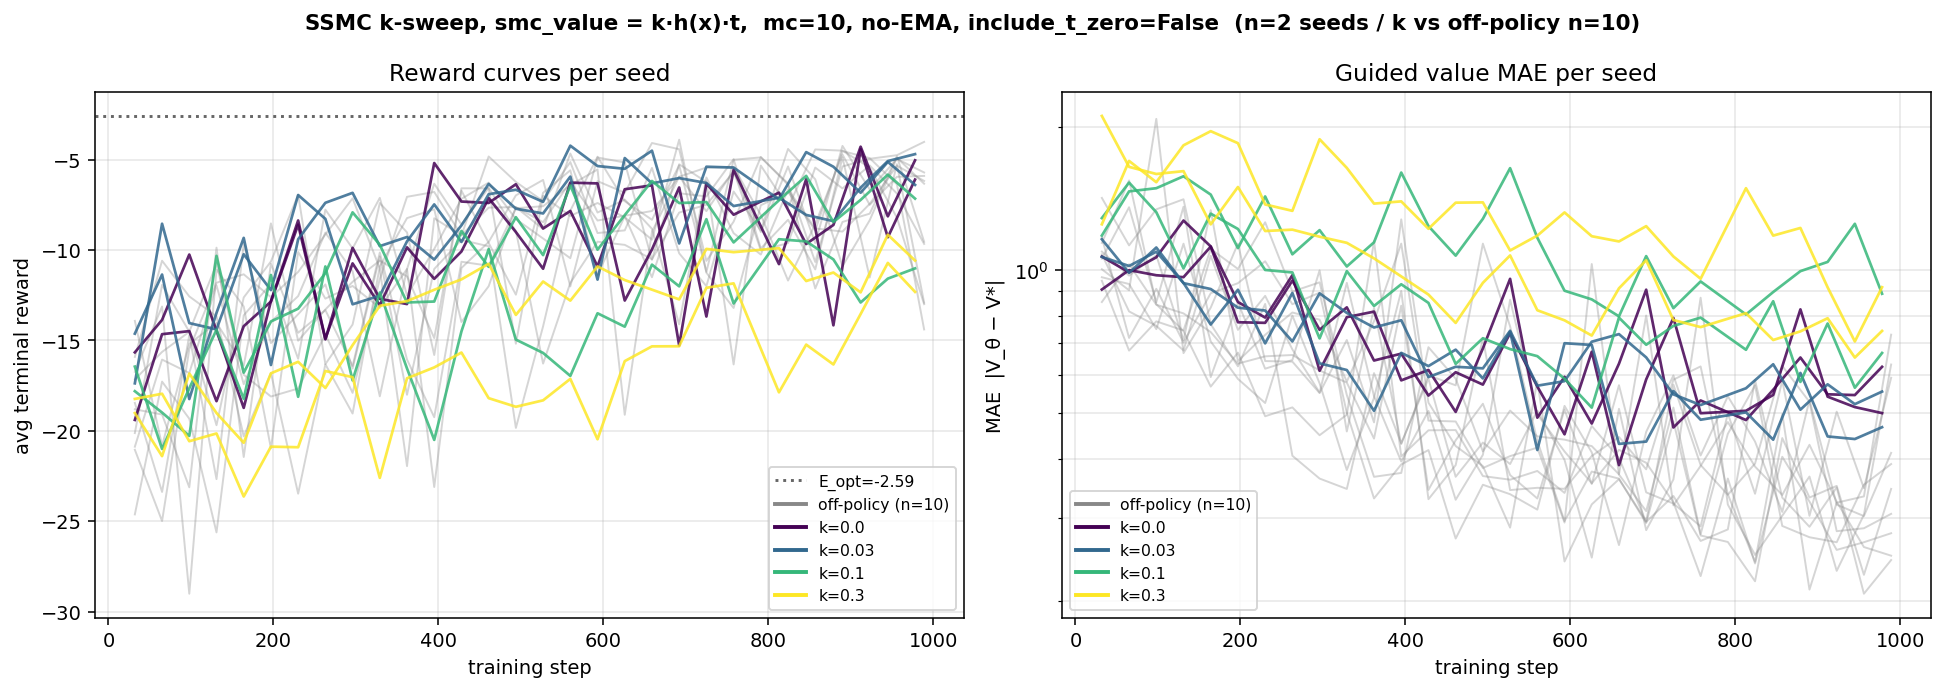

Source code (Python):
#!/usr/bin/env python3
"""Geometric k-sweep for SSMC with smc_value = k * h(x) * t.

Pre-generates a shuffled buffer of 2000 trajectories per (k, seed) via
single_seed_mc(mc=10), then trains a value network for 1000 steps with the
live (no-EMA) drift and include_t_zero=False.  Compared against the existing
10-seed off-policy distribution.

k geometric grid (plus k=0 baseline): [0, 0.03, 0.1, 0.3].
"""

import gc
import json
import os
import shutil
import time
from functools import partial
from math import sqrt

import matplotlib
matplotlib.use("Agg")
import matplotlib.pyplot as plt
import numpy as np
import pandas as pd
import torch
import torch.nn as nn
from einops import reduce
from sklearn.datasets import make_moons
from sklearn.mixture import GaussianMixture
from sklearn.preprocessing import StandardScaler
from torch.utils.data import DataLoader, TensorDataset

import lightning as L
from lightning.pytorch.callbacks import Callback
from lightning.pytorch.loggers import CSVLogger

from diffusion_rl.models.on_policy import OnPolicyValue, single_seed_mc
from diffusion_rl.modules.resnet_mlp import ValueNetwork


# ── Setup (matches earlier sweeps) ─────────────────────────────────────────
X, _ = make_moons(n_samples=10_000, noise=0.05, random_state=42)
scaler = StandardScaler(); X = scaler.fit_transform(X)
clf = GaussianMixture(n_components=100, covariance_type="spherical"); clf.fit(X)
_means = torch.from_numpy(clf.means_).double()
_sigma2 = torch.from_numpy(clf.covariances_).double()
_weights = torch.from_numpy(clf.weights_).double()
_sigmas = torch.sqrt(_sigma2)[:, None]; _weights_col = _weights[:, None]

D = 2; a = 1.0; c = torch.tensor([1.0, 0.0])


class AV(nn.Module):
    def __init__(self, means, sigma2, weights, a=1.0, c_=None, D_=2):
        super().__init__()
        if c_ is None: c_ = torch.tensor([1.0, 0.0])
        self.register_buffer("means", means.float())
        self.register_buffer("sigma2", sigma2.float())
        self.register_buffer("weights", weights.float())
        self.a = a; self.D = D_; self.register_buffer("c", c_.float())

    def _log_Z(self, m, v):
        cc = self.c.double(); d = 1 + 20 * v
        return (
            -self.D / 2 * torch.log(d)
            + (-10 * (m**2).sum(-1) + 20 * (m * cc).sum(-1) + 200 * v * (cc**2).sum()) / d
            - 10 * (cc**2).sum()
        )

    def forward(self, x, t):
        x = x.double(); t = t.double().reshape(-1)
        if t.numel() == 1: t = t.expand(x.shape[0])
        t_ = t[:, None]
        m = self.means.double(); s2 = self.sigma2.double(); w = self.weights.double()
        dk = t_ * s2[None, :] + 2 * self.a * (1 - t_)
        mm = t_[:, :, None] * m[None, :, :]
        d2 = ((x[:, None, :] - mm) ** 2).sum(-1)
        ts = t_ + 1e-40
        lg = -self.D / 2 * torch.log(2 * torch.pi * ts * dk) - d2 / (2 * ts * dk)
        lw = torch.log(w)[None, :]
        lpw = lw + lg - torch.logsumexp(lw + lg, dim=1, keepdim=True)
        tV = 2 * self.a * (1 - t_) * s2[None, :] / dk
        tmu = (
            s2[None, :, None] * x[:, None, :]
            + 2 * self.a * (1 - t_)[:, :, None] * m[None, :, :]
        ) / dk[:, :, None]
        return torch.logsumexp(lpw + self._log_Z(tmu, tV), dim=1).float()


_avm = AV(_means, _sigma2, _weights, a=a, c_=c, D_=D)


def anal_fn(x, t):
    return _avm(x.cpu(), t.cpu()).to(x.device)


def gmm_drift(xt, ts, a_):
    ts = ts.reshape(-1, 1); xt_ = xt[..., None]
    means_ = _means.float().to(xt).T[None, ...]; ts_ = ts[..., None]
    sigmas_ = _sigmas.float().to(xt).T; weights_ = _weights_col.float().to(xt).T
    denom = 2 * a_ * (1 - ts) + ts * sigmas_**2
    le = -reduce((xt_ - means_ * ts_) ** 2, "n d m -> n m", "sum") / (2 * ts * denom)
    lsf = torch.log(2 * a_ * (1 - ts) / denom) * D / 2
    lrw = torch.log(weights_) + le + lsf
    lw = lrw - torch.logsumexp(lrw, dim=1, keepdim=True)
    lw = torch.where((ts == 0), torch.log(weights_), lw)
    nm = (2 * a_ * (1 - ts_) * means_ + xt_ * sigmas_[None, ...] ** 2) / denom[:, None, :]
    us = (nm - xt[:, :, None]) / (1 - ts[..., None])
    return reduce(torch.exp(lw)[:, None, :] * us, "n d m -> n d", "sum")


DEVICE = "mps" if torch.backends.mps.is_available() else "cpu"


def base_drift(x, t):
    return gmm_drift(x, t if t.ndim >= 1 else t.unsqueeze(0), a).to(dtype=torch.float)


def reward_fn(x):
    return -10 * (x - c.to(x)).square().sum(dim=1)


def zero_value(x, t):
    return torch.zeros(x.shape[0], dtype=x.dtype, device=x.device)


def make_smc_value(k):
    """smc_value(x, t) = k * h(x) * t."""
    def smc_value(x, t):
        return k * reward_fn(x) * t.reshape(-1)
    return smc_value


class OnPolicyValueLive(OnPolicyValue):
    def drift(self, x, t, beta=1, use_ema=False):
        return super().drift(x, t, beta=beta, use_ema=use_ema)


# ── Constants ──────────────────────────────────────────────────────────────
LOG_DIR = "lightning_logs/ssmc_k_t_sweep"
OFF_POLICY_RESULTS = "experiments/misc/2026-05-28_offpolicy_seeds/offpolicy_seeds_results.json"

TOTAL_STEPS = 1000
BS = 256
LR = 1e-3
N_STEPS = 100
MC_SAMPLES = 10
N_TRAJ = 2000
N_SEEDS = 2

K_VALUES = [0.0, 0.03, 0.1, 0.3]

with open("experiments/common/analytical_target.json") as f:
    E_OPT = json.load(f)["E_opt"]

all_rewards = reward_fn(torch.from_numpy(X).float())
max_r = all_rewards.max()
bias_val = (torch.log(torch.mean(torch.exp(all_rewards - max_r))) + max_r).item()
val_loader = DataLoader(TensorDataset(torch.zeros(1)), batch_size=1)


class TrajCB(Callback):
    def __init__(self, af, n=256, ns=N_STEPS):
        super().__init__(); self.af = af; self.n = n; self.ns = ns

    def on_validation_batch_end(self, trainer, pl, outputs, batch, bi):
        if bi > 0:
            return
        dim = pl.hparams.dim; dev = pl.device; n = self.n; dt = 1.0 / self.ns
        for beta, label in [(0, "base"), (1, "guided")]:
            x = torch.zeros(n, dim, device=dev)
            ax, at = [x], [torch.zeros(n, device=dev)]
            dfn = partial(pl.drift, beta=beta)
            for st in torch.linspace(0, 1, self.ns + 1, device=dev)[:-1]:
                tv = st.expand(n)
                dx = dfn(x, tv) * dt
                db = sqrt(2 * pl.a * dt) * torch.randn_like(x)
                x = x + dx + db
                ax.append(x); at.append(torch.full((n,), float(st) + dt, device=dev))
            ax = torch.cat(ax); at = torch.cat(at)
            with torch.no_grad():
                vp = pl.value_module(ax, at); va = self.af(ax, at)
            err = vp - va
            pl.log(f"traj_avg_mae_{label}", err.abs().mean(), prog_bar=False)


@torch.no_grad()
def generate_buffer(k, n_traj, chunk=400):
    smc_value_k = make_smc_value(k)
    xs, ts, ys = [], [], []
    for start in range(0, n_traj, chunk):
        b = min(chunk, n_traj - start)
        ax, at, ay = single_seed_mc(
            drift=base_drift,
            value=zero_value,
            log_tau=smc_value_k,
            h=reward_fn,
            a=a,
            batch_size=b,
            mc_samples=MC_SAMPLES,
            dim=D,
            n_steps=N_STEPS,
            device=DEVICE,
            include_t_zero=False,
        )
        xs.append(ax.cpu()); ts.append(at.cpu()); ys.append(ay.cpu())
    x_buf = torch.cat(xs, 0); t_buf = torch.cat(ts, 0); y_buf = torch.cat(ys, 0)
    perm = torch.randperm(x_buf.shape[0])
    return x_buf[perm], t_buf[perm].unsqueeze(-1), y_buf[perm].unsqueeze(-1)


def run_one(k, seed):
    name = f"k{k:.4f}_seed{seed:02d}"
    csv_path = f"{LOG_DIR}/{name}/version_0/metrics.csv"
    if os.path.exists(csv_path):
        df = pd.read_csv(csv_path)
        v = df.dropna(subset=["val_reward_mean"])
        if len(v) > 0 and int(v["step"].max()) >= TOTAL_STEPS - 1:
            print(f"  {name}: already complete, skipping.", flush=True)
            return
    for vv in range(3):
        p = f"{LOG_DIR}/{name}/version_{vv}"
        if os.path.exists(p):
            shutil.rmtree(p)

    L.seed_everything(seed, workers=True)
    print(f"\n=== k={k}  seed={seed} ===", flush=True)
    t0 = time.time()
    x_buf, t_buf, y_buf = generate_buffer(k, N_TRAJ)
    print(f"  buffer: {tuple(x_buf.shape)}  ({(time.time() - t0)/60:.1f} min)", flush=True)

    vm = ValueNetwork(D, bias=bias_val)
    model = OnPolicyValueLive(
        base_score_module=base_drift, value_module=vm, reward_function=reward_fn,
        dim=D, a=a, lr=LR, loss_type="quad",
        analytical_value_fn=anal_fn, ema_decay=0.999,
    )
    ds = TensorDataset(y_buf, x_buf, t_buf)
    loader = DataLoader(ds, batch_size=BS, shuffle=True, drop_last=True)
    tcb = TrajCB(anal_fn)
    logger = CSVLogger(LOG_DIR, name=name, version=0)
    tr = L.Trainer(
        max_steps=TOTAL_STEPS, val_check_interval=max(1, TOTAL_STEPS // 30),
        callbacks=[tcb], logger=logger,
        enable_checkpointing=False, enable_progress_bar=False,
    )
    tr.fit(model, loader, val_dataloaders=val_loader)
    print(f"  elapsed: {(time.time() - t0)/60:.1f} min", flush=True)
    del model, vm, tr, loader, ds, x_buf, t_buf, y_buf
    gc.collect()
    if torch.backends.mps.is_available():
        torch.mps.empty_cache()


# ── Run all ────────────────────────────────────────────────────────────────
print(f"E_OPT = {E_OPT:.4f}")
print(f"Device: {DEVICE}")
print(f"k grid: {K_VALUES}")
print(f"seeds per k: {N_SEEDS}\n", flush=True)
t_total0 = time.time()
for k in K_VALUES:
    for s in range(N_SEEDS):
        run_one(k, s)
        print(f"  total elapsed: {(time.time() - t_total0)/60:.1f} min", flush=True)


# ── Aggregate ─────────────────────────────────────────────────────────────
def load_curves(csv_path, max_step=TOTAL_STEPS):
    if not os.path.exists(csv_path):
        return None, None
    df = pd.read_csv(csv_path); df = df[df["step"] <= max_step]
    return df.dropna(subset=["val_reward_mean"]), df.dropna(subset=["traj_avg_mae_guided"])


results = {}  # k -> {"bests":[..], "maes":[..], "val_curves":[..], "mae_curves":[..]}
for k in K_VALUES:
    bests, maes, vcs, mcs = [], [], [], []
    for s in range(N_SEEDS):
        name = f"k{k:.4f}_seed{s:02d}"
        v, m = load_curves(f"{LOG_DIR}/{name}/version_0/metrics.csv")
        if v is None or len(v) == 0:
            continue
        bests.append(float(v["val_reward_mean"].max()))
        maes.append(float(m["traj_avg_mae_guided"].iloc[-1]) if len(m) else float("nan"))
        vcs.append(v); mcs.append(m)
    results[k] = dict(bests=np.array(bests), maes=np.array(maes),
                      val_curves=vcs, mae_curves=mcs)

with open(OFF_POLICY_RESULTS) as f:
    off = json.load(f)
off_bests = np.array(off["best_reward"]["values"])
off_maes = np.array(off["final_guided_mae"]["values"])
off_vcs, off_mcs = [], []
for s in range(off["n_seeds"]):
    v, m = load_curves(f"lightning_logs/offpolicy_seeds/seed_{s:02d}/version_0/metrics.csv")
    if v is not None:
        off_vcs.append(v); off_mcs.append(m)

print("\n" + "=" * 72)
print(f"{'k':>8}  {'n':>3}  {'best mean':>10}  {'best sd':>8}  {'MAE mean':>10}  {'MAE sd':>8}")
print("=" * 72)
for k in K_VALUES:
    r = results[k]
    if len(r["bests"]) == 0:
        continue
    print(f"{k:>8.3f}  {len(r['bests']):>3}  "
          f"{r['bests'].mean():>10.3f}  {r['bests'].std(ddof=1) if len(r['bests'])>1 else 0:>8.3f}  "
          f"{r['maes'].mean():>10.3f}  {r['maes'].std(ddof=1) if len(r['maes'])>1 else 0:>8.3f}")
print(f"{'off':>8}  {len(off_bests):>3}  "
      f"{off_bests.mean():>10.3f}  {off_bests.std(ddof=1):>8.3f}  "
      f"{off_maes.mean():>10.3f}  {off_maes.std(ddof=1):>8.3f}")
print("=" * 72)


# ── Plot ──────────────────────────────────────────────────────────────────
fig, axes = plt.subplots(1, 2, figsize=(14, 5))
fig.suptitle(
    f"SSMC k-sweep, smc_value = k·h(x)·t,  mc={MC_SAMPLES}, no-EMA, "
    f"include_t_zero=False  (n={N_SEEDS} seeds / k vs off-policy n={len(off_bests)})",
    fontsize=11, fontweight="bold",
)
OFF_C = "#888888"
cmap = plt.cm.viridis
ks = [k for k in K_VALUES if len(results[k]["val_curves"]) > 0]
colors = {k: cmap(i / max(1, len(ks) - 1)) for i, k in enumerate(ks)}

# (a) Reward curves
ax = axes[0]
ax.set_title("Reward curves per seed")
for v in off_vcs:
    ax.plot(v["step"], v["val_reward_mean"], color=OFF_C, alpha=0.35, lw=1.0)
for k in ks:
    for v in results[k]["val_curves"]:
        ax.plot(v["step"], v["val_reward_mean"], color=colors[k], alpha=0.85, lw=1.4)
ax.axhline(E_OPT, color="black", ls=":", alpha=0.6, label=f"E_opt={E_OPT:.2f}")
ax.plot([], [], color=OFF_C, lw=2, label=f"off-policy (n={len(off_vcs)})")
for k in ks:
    ax.plot([], [], color=colors[k], lw=2, label=f"k={k}")
ax.set_xlabel("training step"); ax.set_ylabel("avg terminal reward")
ax.legend(fontsize=8); ax.grid(True, alpha=0.3)

# (b) MAE curves
ax = axes[1]
ax.set_title("Guided value MAE per seed")
for m in off_mcs:
    if len(m) > 0:
        ax.plot(m["step"], m["traj_avg_mae_guided"], color=OFF_C, alpha=0.35, lw=1.0)
for k in ks:
    for m in results[k]["mae_curves"]:
        if len(m) > 0:
            ax.plot(m["step"], m["traj_avg_mae_guided"], color=colors[k], alpha=0.85, lw=1.4)
ax.plot([], [], color=OFF_C, lw=2, label=f"off-policy (n={len(off_mcs)})")
for k in ks:
    ax.plot([], [], color=colors[k], lw=2, label=f"k={k}")
ax.set_yscale("log")
ax.set_xlabel("training step"); ax.set_ylabel("MAE  |V_θ − V*|")
ax.legend(fontsize=8); ax.grid(True, alpha=0.3, which="both")

plt.tight_layout()
out = "experiments/misc/2026-05-28_ssmc_sweeps/ssmc_k_t_sweep.png"
plt.savefig(out, dpi=140, bbox_inches="tight")
print(f"\nSaved: {out}")


# ── Save JSON ─────────────────────────────────────────────────────────────
summary = {
    "config": {
        "TOTAL_STEPS": TOTAL_STEPS, "BS": BS, "LR": LR,
        "N_STEPS": N_STEPS, "MC_SAMPLES": MC_SAMPLES,
        "N_TRAJ": N_TRAJ, "N_SEEDS": N_SEEDS,
        "include_t_zero": False, "use_ema": False,
        "smc_value": "k * h(x) * t",
        "k_values": K_VALUES, "E_OPT": E_OPT,
    },
    "by_k": {
        str(k): {
            "best_reward_values": results[k]["bests"].tolist(),
            "final_guided_mae_values": results[k]["maes"].tolist(),
        }
        for k in K_VALUES
    },
    "off_policy_baseline": {
        "best_reward_mean": float(off_bests.mean()),
        "best_reward_sd": float(off_bests.std(ddof=1)),
        "final_guided_mae_mean": float(off_maes.mean()),
        "final_guided_mae_sd": float(off_maes.std(ddof=1)),
        "n_seeds": len(off_bests),
    },
}
with open("experiments/misc/2026-05-28_ssmc_sweeps/ssmc_k_t_sweep_results.json", "w") as f:
    json.dump(summary, f, indent=2)

print(f"\nTotal elapsed: {(time.time() - t_total0)/60:.1f} min")
print("Done.")
